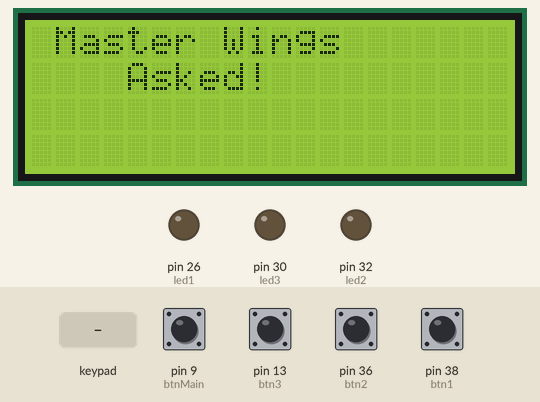
Recording of a sketch running on a simulated Arduino Mega 2560, built with avr-gcc and run on an emulated ATmega2560. Shown: 20×4 character LCD, output pins drawn as LEDs (lit = HIGH). The inputs (shaded band) are chosen by the test bench; at power-on: pin 9 (btnMain), pin 13 (btn3), pin 36 (btn2), pin 38 (btn1) HIGH. What the sketch prints to the serial monitor is not drawn.

Above: at 1.2 s.
1.3 s: keypad keys 7 6 5 4 * pressed 0.4 s apart
At 4.2 s:
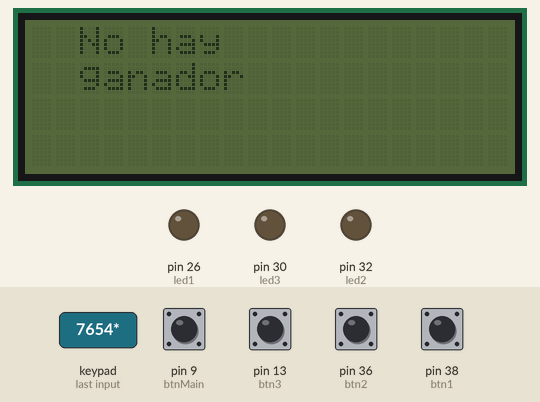
4.8 s: pin 13 (btn3) pulled LOW for 0.15 s
At 6.0 s:
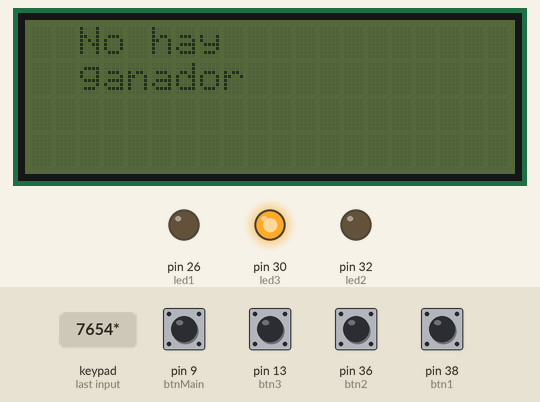
6.4 s: key '1' pressed
At 7.2 s:
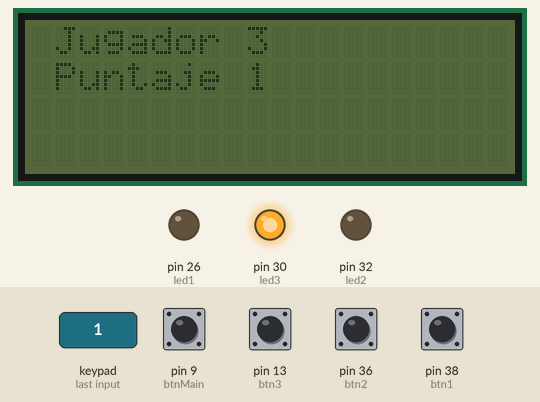
7.9 s: key '*' pressed
At 8.3 s:
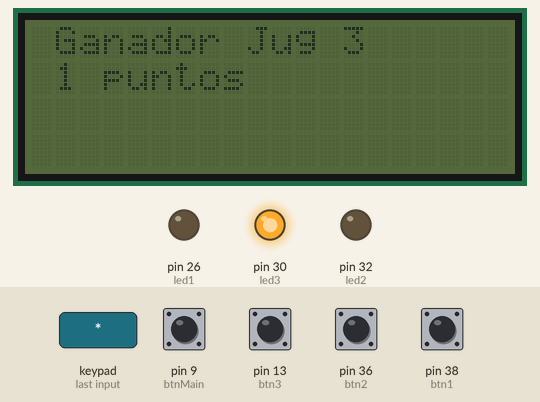
9.4 s: key '8' pressed
At 9.8 s:
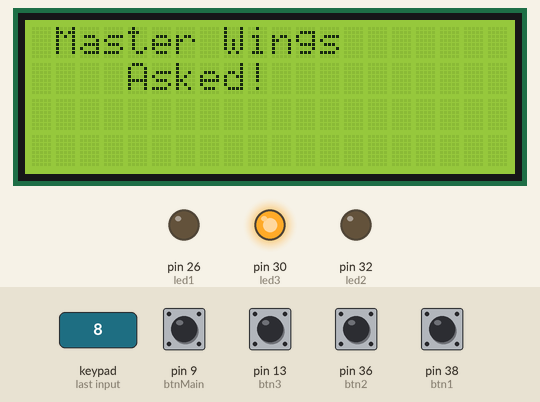
10.9 s: keypad keys 3 2 1 0 * pressed 0.4 s apart
At 12.9 s:
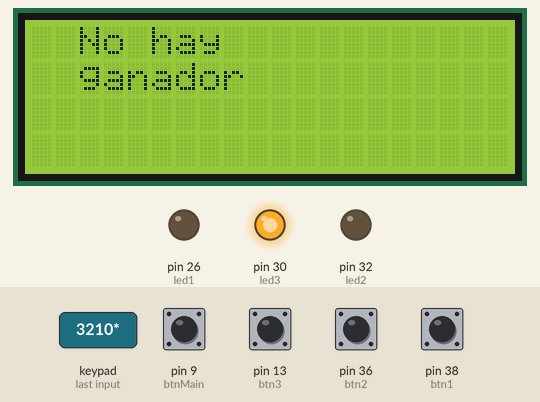
Timing chart, 0 to 14.4 s (numbered marks = the images above; inputs shaded):
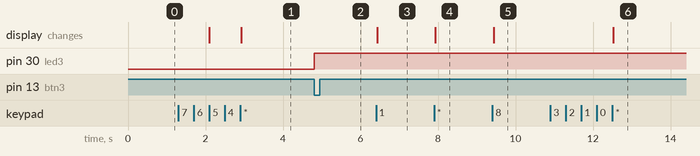

Measured:
- after the input at 1.3 s, the display: first changes after 0.80 s (image 1 shows a later state)
- after the input at 4.8 s, pin 30 (led3): LOW → HIGH at once
- after the input at 6.4 s, the display: changes at once (image 3)
- after the input at 7.9 s, the display: changes at once (image 4)
- after the input at 9.4 s, the display: changes at once (image 5)
- after the input at 10.9 s, the display: changes after 1.6 s (image 6)

The sketch:

arp2.ino
```cpp
#include <Keypad.h>
#include  <Wire.h>
#include  <LiquidCrystal_I2C.h>

short led1=26, led2=32, led3=30;
short btn1 = 38, btn2 = 36, btn3 = 13, btnMain=9;
char pulsacion;

boolean stateBtn1=true, stateBtn2=true, stateBtn3=true, acum=true, fin=false;
short jugadores=0, jugador=-1;
int puntajes[3]={0};
const byte Filas = 4;          //KeyPad de 4 filas
const byte Cols = 4;           //y 4 columnas
byte Pins_Filas[] = {7, 6, 5, 4};     //Pines Arduino para las filas.
byte Pins_Cols[] = { 3, 2, 1, 0};
char Teclas [ Filas ][ Cols ] =
    {
        {'1','2','3','A'},
        {'4','5','6','B'},
        {'7','8','9','C'},
        {'*','0','#','D'}
     };
void initArray(){
  for(int p=0; p<3; p++){
    puntajes[p]=0;
  }
}

Keypad Teclado1 = Keypad(makeKeymap(Teclas), Pins_Filas, Pins_Cols, Filas, Cols);

LiquidCrystal_I2C lcd(0x27,20,4);

void aumentarPuntaje(int jugador, int puntaje){
  puntajes[jugador]=puntajes[jugador]+puntaje;
}

String msgFinalJugador(int ganador){
  String s= "Ganador Jug "+String(ganador);
  return s;
}
String msgFinalPuntaje(int puntaje){
  String s= String(puntaje) + " puntos";
  return s;
}

void msgFinal(){
  int maxP=getMax();
  String s1=msgFinalPuntaje(maxP);
  int ganador=getIndexMax(maxP);
  String s2=msgFinalJugador(ganador +1);
  lcd.setCursor(1, 0);
  if(maxP==0){
    lcd.print(" No hay ");
    lcd.setCursor(1,1);
    lcd.print(" ganador ");
  }
  else{
    lcd.print(s2);
    lcd.setCursor(1, 1);
    lcd.print(s1);
  }


}

void mostrarPuntaje(int jugador, int puntaje){
  lcd.clear();
  lcd.setCursor(1, 0);
  String s2= "Jugador "+String(jugador+1);
  lcd.print(s2);
  lcd.setCursor(1, 1);
  String s1= "Puntaje "+String(puntaje);
  lcd.print(s1);
}

int leerTeclado(char pulsacion){
   if(pulsacion=='1'){
      return 1;
   }
    return 0;
}

boolean finalizar(){
  if(pulsacion!=0 && pulsacion=='*'){
    return true;
  }
  return false;
}

int getMax(){
  int maxP=puntajes[0];
  for(int j=1;j<3;j++){
    if(puntajes[j]>maxP){
      maxP=puntajes[j];
    }
  }
  return maxP;
}

int getIndexMax(int maxP){
  for(int j=0; j<3; j++){
    if(puntajes[j]==maxP){
      return j;
    }
  }

  return -1;
}

void again(){
  digitalWrite(led1, LOW);
  digitalWrite(led2, LOW);
  digitalWrite(led3, LOW);
  stateBtn1=true; acum=true;
  stateBtn2=true;
  stateBtn3=true;
  jugadores=0; jugador=-1;
}

void msgInicial(){

  lcd.setCursor(1, 0);
  lcd.print("Master Wings      ");
  lcd.setCursor(4, 1);
  lcd.print("Asked!           ");
}

void setup() {
  pinMode(btn1, INPUT);
  pinMode(btn2, INPUT);
  pinMode(btn3, INPUT);

  pinMode(led1, OUTPUT);
  pinMode(led2, OUTPUT);
  pinMode(led3, OUTPUT);
   // Inicializar el LCD
  lcd.init();

  //Encender la luz de fondo.
  lcd.backlight();

  // Escribimos el Mensaje inicial.
  msgInicial();

  Serial.begin(9600);
}

void loop() {

  pulsacion = Teclado1.getKey() ;
  if(digitalRead(btn1) == 0 && stateBtn1){
    jugadores= led1;
    stateBtn2=false;
    stateBtn3=false;
    jugador=0;
  }

  if(digitalRead(btn2) == 0 && stateBtn2){
    jugadores = led2;
    stateBtn1=false;
    stateBtn3=false;
    jugador=1;

  }

  if(digitalRead(btn3) == 0 && stateBtn3){
    jugadores = led3;
    stateBtn1=false;
    stateBtn2=false;
    jugador=2;
  }

  if(jugadores!=0){
    digitalWrite(jugadores, HIGH);
  }

  if(jugador!=-1 && pulsacion!=0 && acum){
    int valor= leerTeclado(pulsacion);
    Serial.println(valor);
    aumentarPuntaje(jugador, valor)  ;
    acum=false;
    mostrarPuntaje(jugador, puntajes[jugador]);
  }

  if(digitalRead(btnMain) == 0){
    again();
    lcd.clear();
    msgInicial();

  }

  if(finalizar()){
    lcd.clear();
      msgFinal();

      initArray();
  }
  if(pulsacion=='5'){
    lcd.noBacklight();
    initArray();
  }

  if(pulsacion=='8'){
    lcd.clear();
    lcd.backlight();
    msgInicial();

  }


}
```
